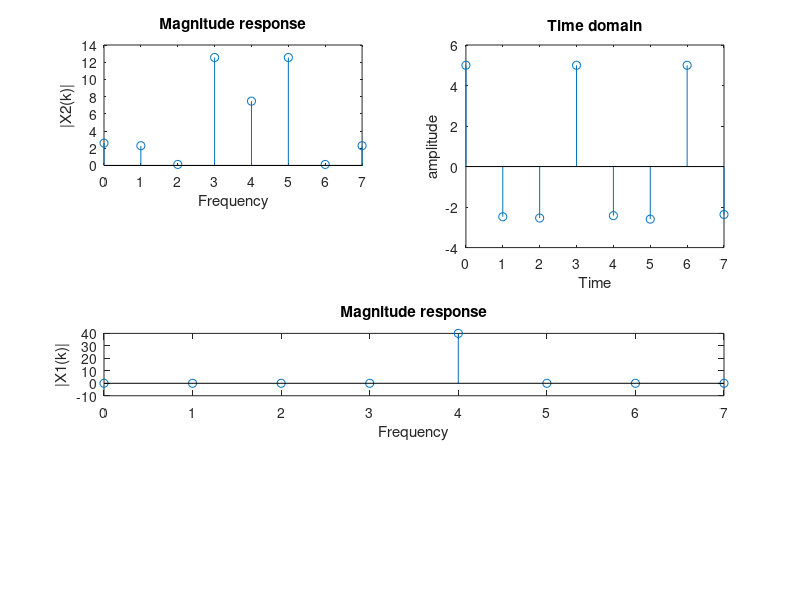

The MATLAB source for this figure:

clear;
N=8;

F1=1000;
f1s=2000;
f2s=750;
n=0:N-1

x1n=5*sin(2*pi*(F1/f1s)*n+(pi/2));
 x1n
 
 n=0:N-1
 x2n=5*sin(2*3.14*(F1/f2s)*n+(3.14/2));
 x2n
 
 
 t=0:N-1
subplot(411)
stem(t,x1n)
xlabel('Time');

ylabel('amplitude');

title('Time domain');

subplot(222)
stem(t,x2n)
xlabel('Time');

ylabel('amplitude');

title('Time domain');


X1=zeros(8,1);

for m=0:N-1
  for n=0:N-1
    X1(m+1)=X1(m+1)+x1n(n+1)*[cos(2*pi*(n)*(m)/N)-j*sin(2*pi*(n)*(m)/N)];
  end
end
X1

X2=zeros(8,1);

for m=0:N-1
  for n=0:N-1
    X2(m+1)=X2(m+1)+x2n(n+1)*[cos(2*pi*(n)*(m)/N)-j*sin(2*pi*(n)*(m)/N)];
  end
end
X2

t=0:N-1
subplot(413)

stem(t,X1)
xlabel('Frequency');

ylabel('|X1(k)|');

title('Magnitude response')

subplot(321)

stem(t,X2)

xlabel('Frequency');

ylabel('|X2(k)|');

title('Magnitude response')

